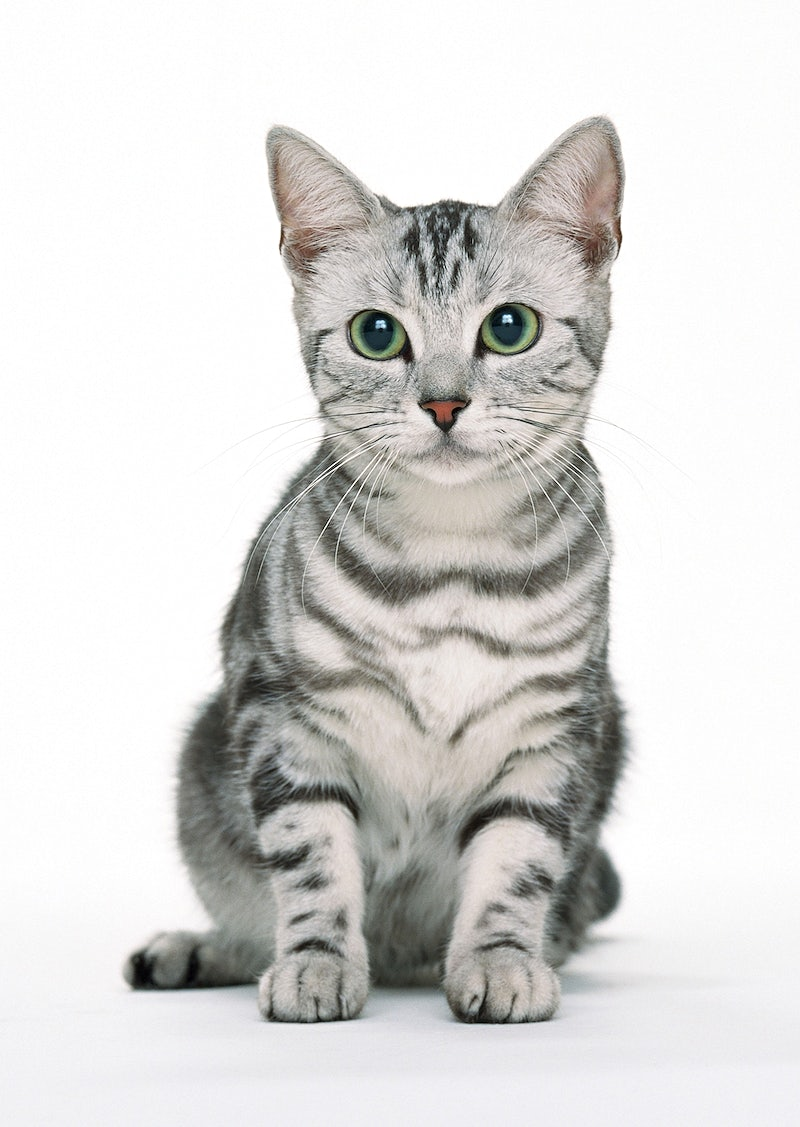
#> input picture Python/0613/data/cat1.jpg, 800 x 1127 px
$ python ex_01.py
#> lines starting #> are read from the running program, lines starting #| are printed output that depends on the picture
import cv2

# 이미지 2장 필요 (이미지 불러오기)
img1 = cv2.imread('./data/cat1.jpg', cv2.IMREAD_GRAYSCALE)
#> img1: shape (1127, 800); min 0, max 255, mean 216.9
img2 = cv2.imread('./data/cat2.png', cv2.IMREAD_GRAYSCALE)
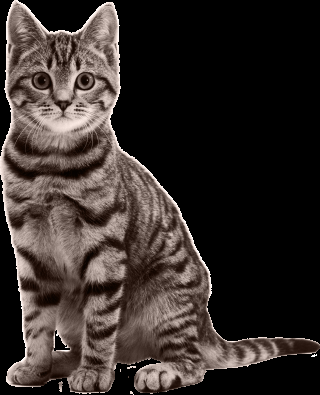
#> input picture Python/0613/data/cat2.png, 320 x 395 px
#> img2: shape (395, 320); min 0, max 255, mean 48.2
img1 = cv2.resize(img1, (500, 800))
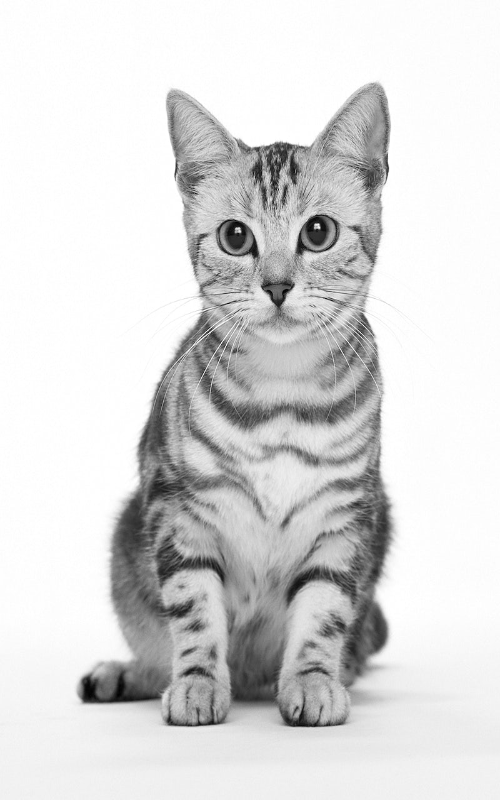
#> img1: shape (800, 500); min 2, max 255, mean 216.8
img2 = cv2.resize(img2, (500, 800))
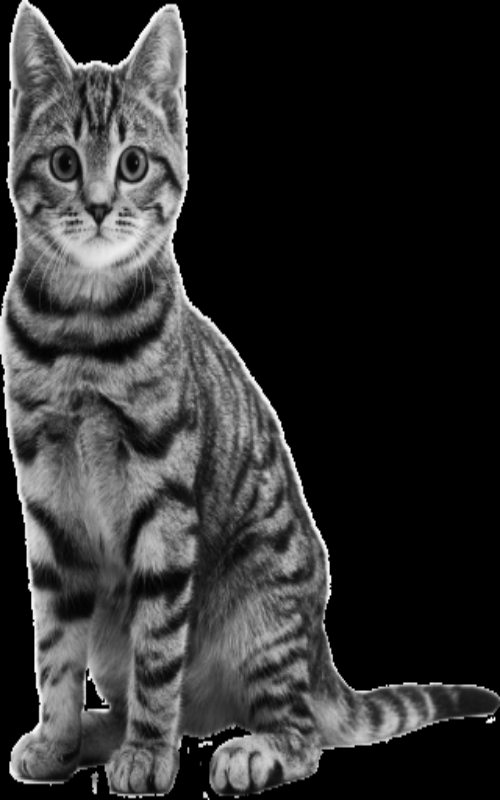
#> img2: shape (800, 500); min 0, max 255, mean 48.1

# 특징점 검출기 생성
orb = cv2.ORB_create()

# 특징점 검출과 디스크럽터 계산
keypoint01, descriptor01 = orb.detectAndCompute(img1, None)
#> keypoint01 = 500 keypoints; strongest (x, y, size): (317, 224, 37.2), (317, 225, 44.6), (239, 230, 37.2), (238, 228, 37.2)
keypoint02, descriptor02 = orb.detectAndCompute(img2, None)
#> keypoint02 = 500 keypoints; strongest (x, y, size): (89, 678, 31), (211, 743, 31), (103, 701, 31), (199, 745, 31)

# 매칭기 생성
bf = cv2.BFMatcher(cv2.NORM_HAMMING, crossCheck=True)

# 특징점 매칭
matches = bf.match(descriptor01, descriptor02)
#> matches = 109 matches

# 매칭 결과 정렬
matches = sorted(matches, key=lambda x:x.distance)

# 매칭 결과 그리기
result = cv2.drawMatches(img1, keypoint01, img2, keypoint02, matches[:10], None, flags=cv2.DrawMatchesFlags_NOT_DRAW_SINGLE_POINTS)
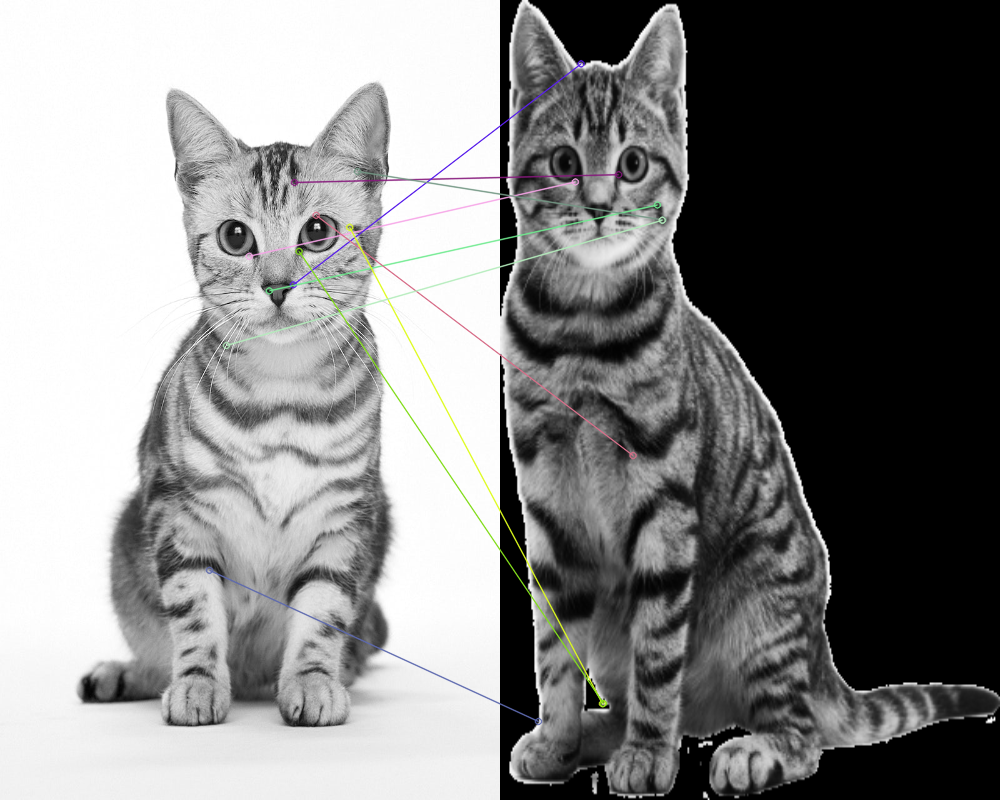
#> result: shape (800, 1000, 3); mean of channels 0, 1, 2 132.2, 132.4, 132.4; drawn as B, G, R

cv2.imshow("Matches", result)
cv2.waitKey(0)

# 매칭 퍼센트 계산
num_matches = len(matches)
#> num_matches = 109
print(num_matches)
#| 109
num_good_matches = sum(1 for m in matches if m.distance < 50) # 적절한 거리 임계값 설정
#> num_good_matches = 2
matching_percent = (num_good_matches / num_matches) * 100
#> matching_percent = 1.83
print("매칭 퍼센트 : %.2f%%" % matching_percent)
#| 매칭 퍼센트 : 1.83%
